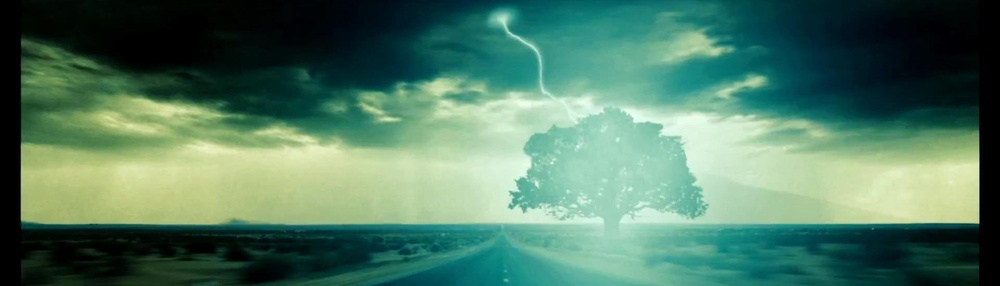
#> input picture segmentation/target2.jpg, 1000 x 286 px, shrunk from 1920 x 549 before the run
$ jupyter execute --allow-errors color-name.ipynb   (older library calls are emulated)
#> lines starting #> are read from the running program, lines starting #| are printed output that depends on the picture; after the words box and inside, x2 and y2 are one past the last pixel; in counts of white or black regions, pixels touching at a corner belong together; long printed decimals are rounded; pictures that were not available may be replaced by others from this repository, and a replacement may not be noted
### segmentation/data_utils.py
import numpy as np
import json, csv
from PIL import Image
import cv2
import matplotlib.pyplot as plt


def crop_blacks(image):
    image_bw = cv2.cvtColor(image, cv2.COLOR_BGR2GRAY)
    # Crop black borders
    sums = np.sum(image_bw, axis=(1))
    where = np.where(np.sum(image_bw, axis=(1)) > 5000)
    image = image[where[0]]
    return image

# get rid of the black boundaries if it's a 16:9 movie trailer
# [101 lines left out: functions crop_frame, load_json, resize_pil, get_3d_dist, find_nearest_above, hist_match, not called in this run]

### segmentation/color-name.ipynb
[cell 1]
import glob
from PIL import Image
import numpy as np
import random
import json
import data_utils as utils
import matplotlib.pyplot as plt
from skimage import filters
from skimage import color, io
import cv2 as cv

[cell 2]
def load_color_model(path):
#> called with path = 'c3_data.json'
    with open(path) as json_file:
#> (reads segmentation/c3_data.json from the repository)
        data = json.load(json_file)
        color_dict = {}
        color_terms = {}
        count_table = {}

        colors = data['color']
        terms = data['terms']
        T = data['T']
        print(len(colors))
        for i in range(int(len(colors)/3)):
            color_str = str(colors[i*3])+','+str(colors[i*3+1])+','+str(colors[i*3+2])
            if color_dict.get(color_str) is None:
                color_dict[color_str] = i
        for i in range(len(terms)):
            color_terms[terms[i]] = i
        for i in range(int(len(T)/2)):
            count_table[T[i*2]] = T[i*2+1]

    return color_dict, color_terms, count_table

def lookup(color, color_model):
    color_str = str(int(color[0])) + ',' + str(int(color[1])) + ',' + str(int(color[2]))
    return color_model.get(color_str) if color_model.get(color_str) is not None else -1

def load_color_model_from_txt(path):
    color_dict = {}
    with open(path) as f:
        line = f.readline()
        count = 0
        while line:
            color_dict[line.rstrip()] = count
            count += 1
            line = f.readline()
    return color_dict

[cell 3]
color_model, color_terms, count_table = load_color_model('c3_data.json')

[cell 4]
print(len(color_model.keys()))

[cell 5]
d65 = np.array([0.950470, 1.0, 1.088830])
def index_image(img, color_model, color_terms, count_table):
    W, H, D = img.shape
    img_idx = np.zeros((W,H)) - 1
    xyz = np.zeros((W,H,D))
    colors = np.zeros((W,H,D))

    chips = np.zeros(len(color_model))
    colormax = np.zeros(len(color_terms))

    # RGB in range [0,1] and to sRGB, and put into XYZ
    rgb = img/255.0

    rgb = np.where(rgb <= 0.04045, rgb/12.92, ((rgb+0.055)/1.055)**2.4)
    xyz[:,:,0] = (0.4124564*rgb[:,:,0] + 0.3575761*rgb[:,:,1] + 0.1804375*rgb[:,:,2]) / d65[0]
    xyz[:,:,1] = (0.2126729*rgb[:,:,0] + 0.7151522*rgb[:,:,1] + 0.0721750*rgb[:,:,2]) / d65[1]
    xyz[:,:,2] = (0.0193339*rgb[:,:,0] + 0.1191920*rgb[:,:,1] + 0.9503041*rgb[:,:,2]) / d65[2]

    # Put into LAB

    lab = np.where(xyz > 0.008856, xyz ** (1.0/3), 7.787037 * xyz + 4.0/29)

    colors[:,:,0] = 5*np.round((116*lab[:,:,1] - 16)/5)
    colors[:,:,1] = 5*np.round(100*(lab[:,:,0] - lab[:,:,1]))
    colors[:,:,2] = 5*np.round(40*(lab[:,:,1] - lab[:,:,2]))

    # Build index map for image and chips

    for i in range(W):
        for j in range(H):
            c = lookup(colors[i,j], color_model)
            img_idx[i,j] = c
            if c != -1:
                chips[c] += 1

    # Compute colormax
    nonzero_chips = np.where(chips != 0)[0]
    for i in nonzero_chips:
        cc = i * len(color_terms)
        for w in range(len(color_terms)):
            x = count_table.get(cc + w) if count_table.get(cc+w) is not None else 0
            if x > colormax[w]:
                colormax[w] = x

    return img_idx, colormax

# Return a mask where values matching search_idx -> 1
def search(img_idx, search_idx, count_table, color_max, num_terms, thresh=15):
    s = img_idx*num_terms + search_idx
    s = np.vectorize(count_table.get, otypes=[np.float])(s)
    s = np.array(s, dtype=np.float)
    s = np.nan_to_num(s)
    s /= color_max[search_idx]
    s = np.floor(100 * (s**.3) + .5)
    mask = s > (100 - thresh)
    return mask

[cell 6]
import tqdm
from skimage import io, color
from skimage.transform import rescale, resize
import glob, os
import numpy as np
import matplotlib.pyplot as plt

base_dir = '/home/bmild/comp-color/cinematic-color/clustering/Horror'
folder = '/home/bmild/comp-color/cinematic-color/clustering/video_color'
filenames = glob.glob(base_dir + '/*.jpg')
filename = np.random.choice(filenames)
vid_str = os.path.basename(filename).split('_')[0]
print(vid_str)
# vid_str = 'rGlsxVfCSyQ'

vid_filenames = glob.glob(base_dir + '/%s*.jpg'%(vid_str))
print(len(vid_filenames))
#> (the rest of this cell did not finish here and is left out)

[cell 7]
frames = glob.glob('../../data/Action/*.jpg')
sample = random.choice(frames)
print(sample)
img = np.asarray(Image.open('target2.jpg'))
#> img is the input picture: shape (286, 1000, 3); mean R, G, B 80.7, 121.8, 99.7
plt.imshow(img)
plt.show()

[cell 8]
frames = glob.glob('../casual_frames/*.jpg')
sample2 = random.choice(frames)
print(sample2)
img2 = utils.crop_blacks(np.asarray(Image.open('source2.jpg')))
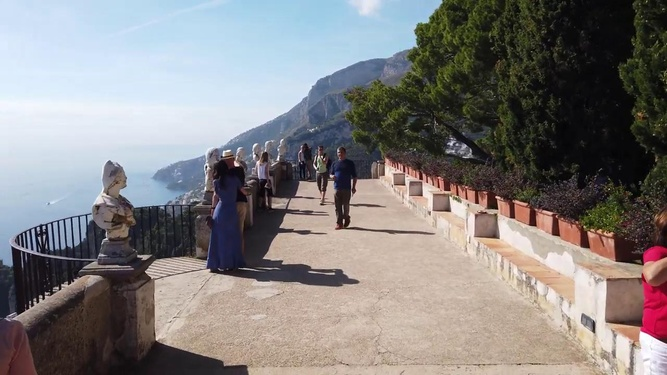
#> input picture segmentation/source2.jpg, 667 x 375 px, shrunk from 1280 x 720 before the run
#> in crop_blacks, `image_bw = cv2.cvtColor(image, cv2.COLOR_BGR2GRAY)`:
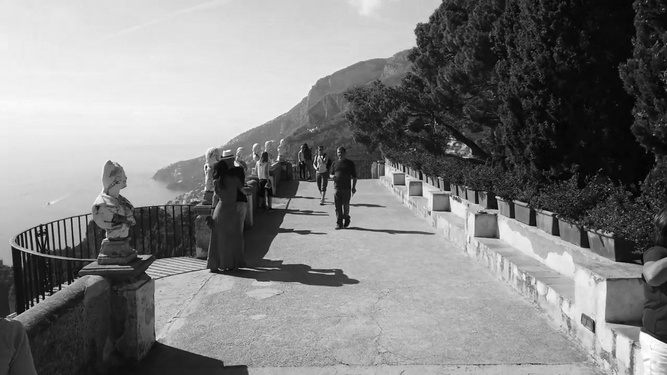
#> image_bw: shape (375, 667); min 0, max 255, mean 129
#> in crop_blacks, image is the input picture: shape (375, 667, 3); mean R, G, B 132, 128.7, 128.4
#> in crop_blacks, `sums = np.sum(image_bw, axis=(1))`: sums = 375 values, max 102146 at index 1, min 60103 at index 174, mean 86059.3
plt.imshow(img2)

[cell 9]
img2_idx, color_max2 = index_image(img2, color_model, color_terms, count_table)
#> in index_image, `colors[:,:,2] = 5*np.round(40*(lab[:,:,1] - lab[:,:,2]))`:
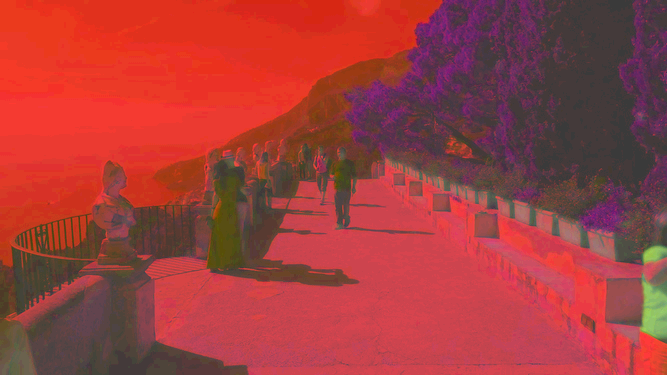
#> colors: shape (375, 667, 3) float64; mean R, G, B 52.4, 1.9, 1.1; drawn with min black and max white
#> the loop in index_image, `for i in range(W):` made 375 passes
#> after the loop in index_image, `for i in range(W):`:
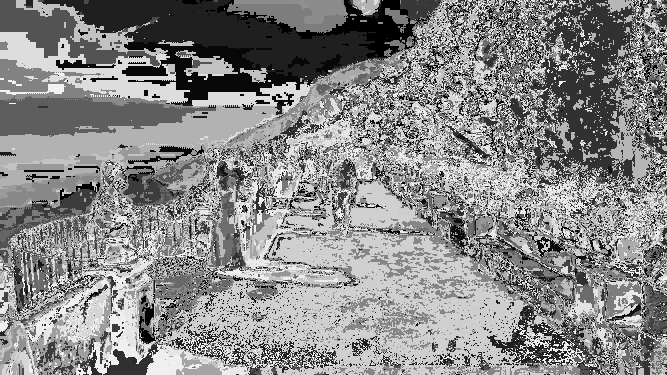
#> img_idx: shape (375, 667) float64; min 2, max 8278, mean 4442; drawn with min black and max white
#> the loop in index_image, `for i in nonzero_chips:` made 1276 passes
#> i on passes 1 to 3: 2, 6, 13
mask2 = search(img2_idx, 7, count_table, color_max2, len(color_terms), thresh=20)
#> in search, `mask = s > (100 - thresh)`:
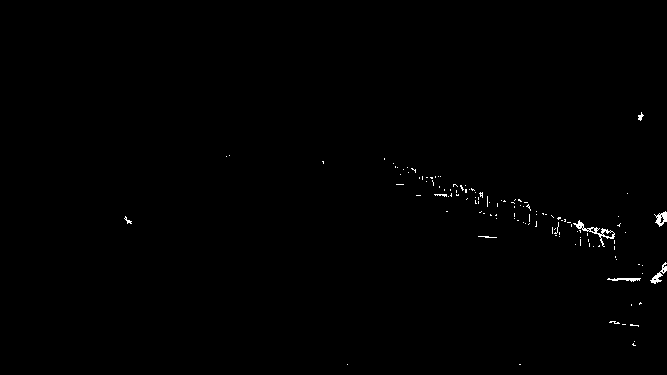
#> mask: shape (375, 667) bool; 0.4% white in thin lines or dots, all inside (x1, y1, x2, y2) = (124, 112, 667, 365)

[cell 10]
mask_floats = mask2.astype(np.float32)
# print(mask_floats)
mask_floats = cv.GaussianBlur(mask_floats, (21, 21), 0)
# print(mask_floats)
mask_floats = np.repeat(mask_floats[:,:,np.newaxis], 3, axis=2)
#> mask_floats: shape (375, 667, 3) float32
# print(mask_floats.shape)

[cell 11]
plt.figure(figsize=(20,10))
ax = plt.subplot(1, 2, 1)
ax.set_title("Img")
ax.imshow(img2/255 * mask_floats)
# ax.imshow(mask_floats.astype(np.float32), alpha=1)
ax.axis("off")

[cell 12]
from skimage.transform import rescale, resize, downscale_local_mean
from PIL import Image

img_down = resize(img, (64, 64), anti_aliasing=True)
img2_down = resize(img2, (64, 64), anti_aliasing=True)

# [5 lines of commented-out code are left out]

plt.figure()
ax = plt.subplot(1, 2, 1)
ax.set_title("Img")
ax.imshow(img_down)
ax.axis("off")

ax = plt.subplot(1, 2, 2)
ax.set_title('Img2')
ax.imshow(img2_down)
ax.axis("off")


# plt.tight_layout()
# plt.show()

[cell 13]
img2_res = np.copy(img2).reshape((-1,3))
# for color_idx in range(153):
color_idx = 0
img_idx, color_max = index_image(img_down*255, color_model, color_terms, count_table)
#> after the loop in index_image (call 2), `for i in range(W):`:
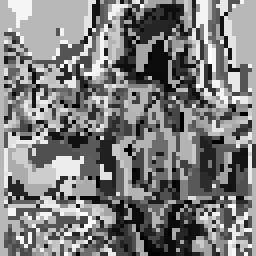
#> img_idx: shape (64, 64) float64 (shown 4 times larger); min 35, max 8167, mean 4061.8; drawn with min black and max white
#> the loop in index_image (call 2), `for i in nonzero_chips:` made 243 passes
#> i on passes 1 to 3: 35, 50, 61
mask = search(img_idx, color_idx, count_table, color_max, len(color_terms), thresh=20)
#> call 2 of search, with search_idx = 0, color_max = array of shape (153,), num_terms = 153, thresh = 20
#> in search (call 2), `s = np.floor(100 * (s**.3) + .5)`:
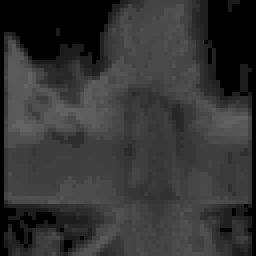
#> s: shape (64, 64) float64 (shown 4 times larger); min 0, max 100, mean 51.8
#> in search (call 2), `mask = s > (100 - thresh)`:
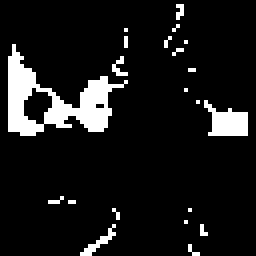
#> mask: shape (64, 64) bool (shown 4 times larger); 9.4% white; 21 white regions (19 under 20 px), largest, box (x1, y1, x2, y2) and area: (2, 11, 32, 34) 256, (51, 25, 62, 34) 61

img_idx2, color_max2 = index_image(img2_down*255, color_model, color_terms, count_table)
#> in index_image (call 3), `xyz[:,:,2] = (0.0193339*rgb[:,:,0] + 0.1191920*rgb[:,:,1] + 0.9503041*..`:
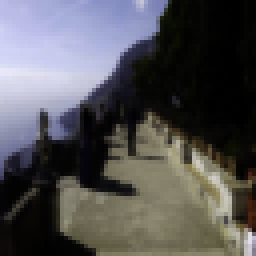
#> xyz: shape (64, 64, 3) float64 (shown 4 times larger); mean of channels 0, 1, 2 0.332, 0.329, 0.339; drawn as R, G, B
#> in index_image (call 3), `lab = np.where(xyz > 0.008856, xyz ** (1.0/3), 7.787037 * xyz + 4.0/29)`:
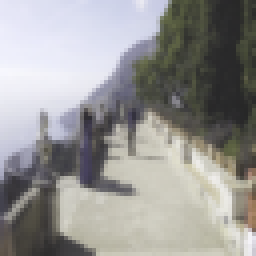
#> lab: shape (64, 64, 3) float64 (shown 4 times larger); mean of channels 0, 1, 2 0.594, 0.591, 0.585; drawn as R, G, B
#> the loop in index_image (call 3), `for i in nonzero_chips:` made 366 passes
#> i on passes 1 to 3: 2, 31, 32
mask2 = search(img_idx2, color_idx, count_table, color_max2, len(color_terms), thresh=20)

img_lab = color.rgb2lab(img_down)
img2_lab = color.rgb2lab(img2_down)
img_down_rs = np.reshape(img_lab, (-1,3))
mask_rs = mask.flatten()
img2_down_rs = np.reshape(img2_lab, (-1,3))
mask2_rs = mask2.flatten()
# if len(np.where(mask_rs)[0]) < 20 or len(np.where(mask2_rs)[0]) < 20:
#     continue
img_pts = random.sample(list(np.where(mask_rs)[0]), 20)
img2_pts = random.sample(list(np.where(mask2_rs)[0]), 20)

transfer = np.linalg.lstsq(img2_down_rs[img2_pts], img_down_rs[img_pts])[0]
print(transfer)
#| [[ 2.351 -0.2061  1.582]
#|  [-0.5486  2.756  1.009]
#|  [-0.8513  0.1676  -0.8297]]
img2_idx, color_max2 = index_image(img2, color_model, color_terms, count_table)
mask2 = search(img2_idx, color_idx, count_table, color_max2, len(color_terms), thresh=80)

mask_floats = mask2.astype(np.float32)
mask_floats = cv.GaussianBlur(mask_floats, (21, 21), 0)

img2_pts = np.where(mask_floats.flatten() > 0)[0]


x = color.rgb2lab(img2).reshape((-1,3))[img2_pts].dot(transfer)
img2_transfer = np.dot(color.rgb2lab(img2).reshape((-1,3))[img2_pts], transfer)
img2_transfer = color.lab2rgb(img2_transfer.reshape((1,-1,3)))
img2_transfer = img2_transfer.reshape((-1,3))

mask_floats = np.repeat(mask_floats[:,:,np.newaxis], 3, axis=2)
img2_res[img2_pts] = img2_res[img2_pts]*(1 - .5*mask_floats.reshape((-1,3))[img2_pts]) + (img2_transfer * 255).astype(np.uint8)*(.5*mask_floats.reshape((-1,3))[img2_pts])


img2_transfered = img2_res.reshape(img2.shape)
fig = plt.figure(figsize=(16,8))
ax = plt.subplot(1,2,1)
ax.imshow(img2_transfered)
ax = plt.subplot(1,2,2)
ax.imshow(img2_transfered)
ax.imshow(mask2, alpha=.5)

plt.show()

[cell 14]
# img2_transfered_filt = cv.GaussianBlur(img2_transfered, (11,11), 0)
img2_transfered_filt = img2_transfered/255 * .8 + img2/255 * .2
# img2_transfered_filt = img2_transfered_filt/255 * .75 + img2/255 * .25
img2_transfered_filt = cv.GaussianBlur(img2_transfered, (3,3), 0)


plt.imshow(img2_transfered_filt)

[cell 15]
plt.imshow(img2)

[cell 16]
plt.imshow(img)

[cell 17]
plt.figure(figsize=(30,10))
ax = plt.subplot(1,3,1)
ax.imshow(img2)
ax.set_title('Source Img')
ax.axis('off')
ax = plt.subplot(1,3,2)
ax.imshow(img)
ax.set_title('Target Colors')
ax.axis('off')
ax = plt.subplot(1,3,3)
ax.imshow(img2_transfered_filt)
ax.set_title('Transformed Img')
ax.axis('off')

plt.show()

[cell 18]
plt.imsave('source1.jpg', img2)
plt.imsave('target1.jpg', img)
plt.imsave('transfered1.jpg', img2_transfered_filt)

[cell 19]
img_lab = color.rgb2lab(img_down)
img2_lab = color.rgb2lab(img2_down)
plt.imshow(img_down)
plt.show()
plt.imshow(img2_down)
plt.show()
img2_down_rs = img2_lab.reshape((-1,3))
img_down_rs = img_lab.reshape((-1,3))

transfer = np.linalg.lstsq(img2_down_rs, img_down_rs)[0]
img2_res = color.rgb2lab(img2).reshape((-1,3))
img2_res_transfer = img2_res.dot(transfer)
img2_transfer = img2_res_transfer.reshape(img2.shape)
img2_transfer = color.lab2rgb(img2_transfer)
plt.imshow(img2_transfer)

[cell 20]
plt.imsave('transfered2_1.jpg', img2_transfered_filt)

[cell 21]
from skimage import data
from skimage import exposure
from skimage.exposure import match_histograms

reference = img
image = img2

matched = match_histograms(image, reference, multichannel=True)

fig, (ax1, ax2, ax3) = plt.subplots(nrows=1, ncols=3, figsize=(8, 3),
                                    sharex=True, sharey=True)
for aa in (ax1, ax2, ax3):
    aa.set_axis_off()

ax1.imshow(image)
ax1.set_title('Source')
ax2.imshow(reference)
ax2.set_title('Reference')
ax3.imshow(matched)
ax3.set_title('Matched')

plt.tight_layout()
plt.show()
